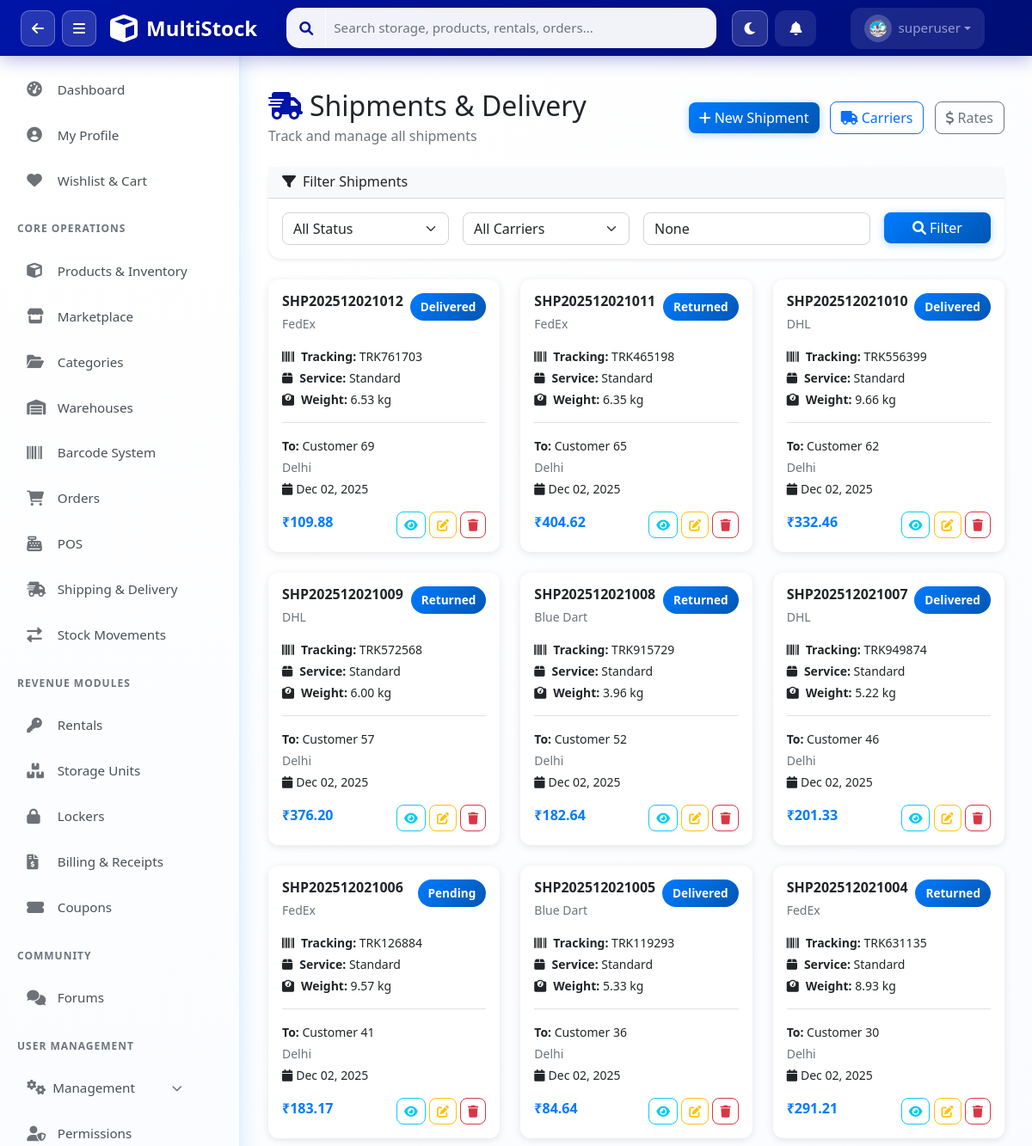
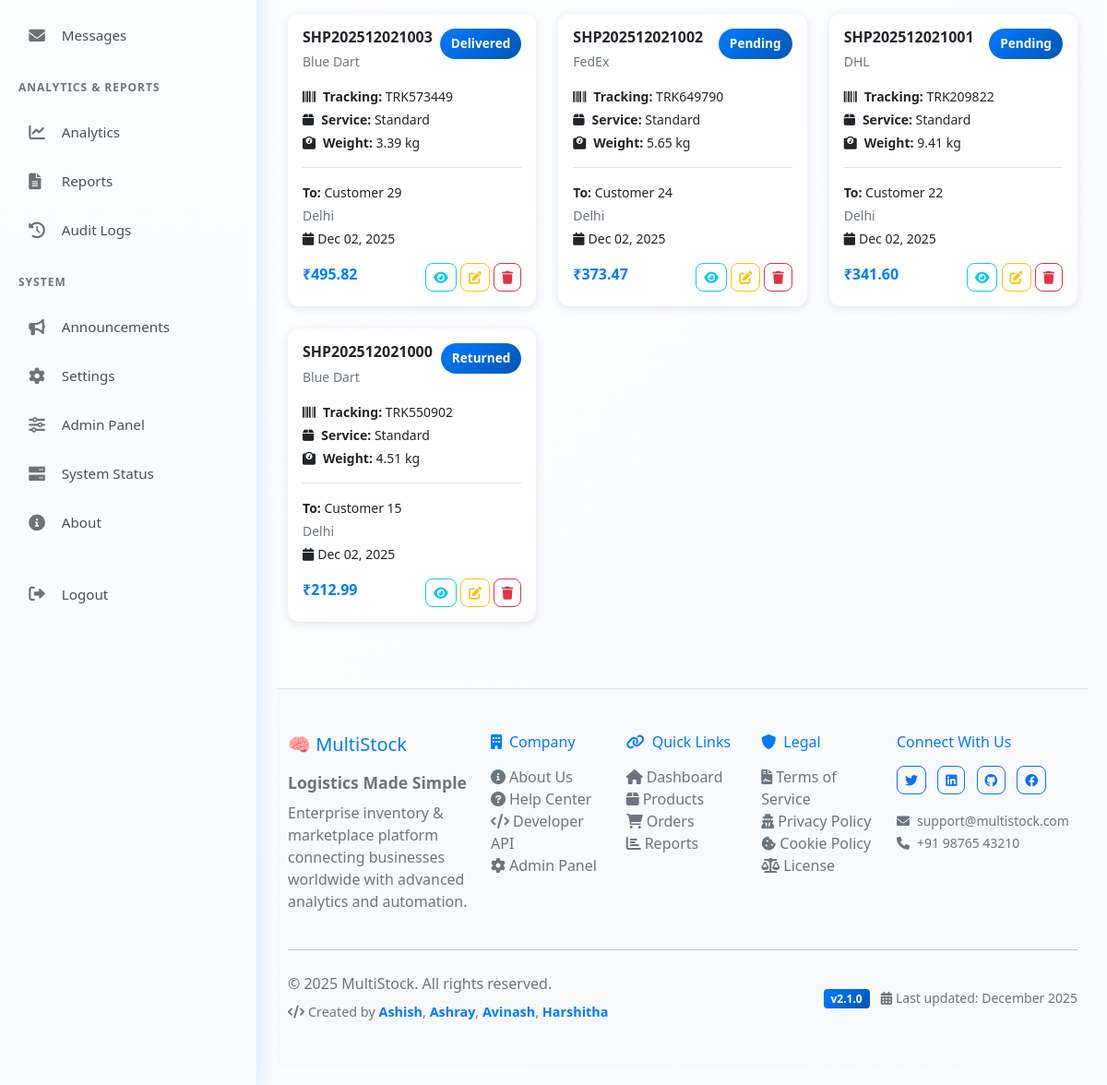
Page /shipping/ (signed in) on the committed database (2 pictures, top to bottom).
### apps/users/models.py (models this page shows, shortened)
class UserProfile(models.Model):
    ROLE_CHOICES = [
        ('superadmin', 'SuperAdmin'),
        ('admin', 'Admin'),
        ('manager', 'Manager'),
        ('staff', 'Staff'),
        ('customer', 'Customer'),
    ]
    user = models.OneToOneField(User, on_delete=models.CASCADE, related_name='profile')
    role = models.CharField(max_length=20, choices=ROLE_CHOICES, default='staff')
    phone = models.CharField(max_length=20, blank=True)
    department = models.CharField(max_length=100, blank=True)
    employee_id = models.CharField(max_length=50, blank=True, unique=True, null=True)
    avatar = models.ImageField(upload_to='avatars/', blank=True, null=True)
    avatar_url = models.CharField(max_length=500, blank=True, null=True)
    bio = models.TextField(blank=True)
    is_active = models.BooleanField(default=True)
    last_login_ip = models.GenericIPAddressField(blank=True, null=True)
    created_at = models.DateTimeField(auto_now_add=True)
    updated_at = models.DateTimeField(auto_now=True)
    class Meta:
        app_label = 'users'
        verbose_name = 'User Profile'
        verbose_name_plural = 'User Profiles'

### apps/shipping/models.py (models this page shows, shortened)
class Shipment(models.Model):
    STATUS_CHOICES = [
        ('pending', 'Pending'),
        ('processing', 'Processing'),
        ('picked', 'Picked Up'),
        ('in_transit', 'In Transit'),
        ('out_for_delivery', 'Out for Delivery'),
        ('delivered', 'Delivered'),
        ('failed', 'Failed'),
        ('returned', 'Returned'),
        ('cancelled', 'Cancelled'),
    ]
    shipment_number = models.CharField(max_length=50, unique=True)
    order = models.ForeignKey('orders.Order', on_delete=models.CASCADE, related_name='shipments')
    carrier = models.ForeignKey(Carrier, on_delete=models.SET_NULL, null=True)
    tracking_number = models.CharField(max_length=100, blank=True)
    service_type = models.CharField(max_length=100)
    status = models.CharField(max_length=20, choices=STATUS_CHOICES, default='pending')
    sender_name = models.CharField(max_length=200)
    sender_address = models.TextField()
    sender_city = models.CharField(max_length=100)
    sender_phone = models.CharField(max_length=20)
    recipient_name = models.CharField(max_length=200)
    recipient_address = models.TextField()
    recipient_city = models.CharField(max_length=100)
    recipient_phone = models.CharField(max_length=20)
    weight = models.DecimalField(max_digits=10, decimal_places=2)
    dimensions = models.CharField(max_length=100, blank=True)
    package_count = models.IntegerField(default=1)
    shipping_cost = models.DecimalField(max_digits=10, decimal_places=2)
    insurance_cost = models.DecimalField(max_digits=10, decimal_places=2, default=0)
    total_cost = models.DecimalField(max_digits=10, decimal_places=2)
    pickup_date = models.DateField(null=True, blank=True)
    estimated_delivery = models.DateField(null=True, blank=True)
    actual_delivery = models.DateTimeField(null=True, blank=True)
    notes = models.TextField(blank=True)
    created_by = models.ForeignKey(User, on_delete=models.SET_NULL, null=True)
    created_at = models.DateTimeField(auto_now_add=True)
    updated_at = models.DateTimeField(auto_now=True)
    class Meta:
        ordering = ['-created_at']

class Carrier(models.Model):
    name = models.CharField(max_length=100)
    code = models.CharField(max_length=50, unique=True)
    tracking_url = models.URLField(blank=True)
    contact_phone = models.CharField(max_length=20, blank=True)
    contact_email = models.EmailField(blank=True)
    is_active = models.BooleanField(default=True)
    logo = models.ImageField(upload_to='carriers/', blank=True, null=True)
    created_at = models.DateTimeField(auto_now_add=True)

### apps/shipping/views.py (the view)
# urls.py: path('', views.shipments_list, name='shipments_list'),
@require_permission('shipping', 'view')
def shipments_list(request):
    shipments = Shipment.objects.select_related('carrier', 'order').all()
    status = request.GET.get('status')
    carrier_id = request.GET.get('carrier')
    search = request.GET.get('search')
    if status:
        shipments = shipments.filter(status=status)
    if carrier_id:
        shipments = shipments.filter(carrier_id=carrier_id)
    if search:
        shipments = shipments.filter(shipment_number__icontains=search) | shipments.filter(tracking_number__icontains=search)
    carriers = Carrier.objects.filter(is_active=True)
    return render(request, 'shipping/shipments.html', {
        'shipments': shipments[:100],
        'carriers': carriers,
        'selected_status': status,
        'selected_carrier': carrier_id,
        'search': search,
    })

### apps/permissions/context_processors.py (called while the page is built)
def user_permissions(request):
    if not request.user.is_authenticated:
        return {'user_role': 'guest', 'permissions': {}}
    user_role = get_user_role(request.user)
    permissions = PERMISSION_MATRIX.get(user_role, {})
    return {
        'user_role': user_role,
        'permissions': permissions,
    }

### templates/shipping/shipments.html (shortened to what this page needs)
{% extends 'base.html' %}
{% block content %}
<div class="container-fluid py-4">
    <div class="d-flex justify-content-between align-items-center mb-4">
        <div>
            <h2 class="mb-1"><i class="fas fa-shipping-fast me-2" style="color:#0014A8"></i>Shipments & Delivery</h2>
            <p class="text-muted mb-0">Track and manage all shipments</p>
        </div>
        <div>
            <button class="btn btn-primary me-2" data-bs-toggle="modal" data-bs-target="#createShipmentModal"><i class="fas fa-plus me-1"></i>New Shipment</button>
            <a href="/shipping/carriers/" class="btn btn-outline-primary me-2"><i class="fas fa-truck me-1"></i>Carriers</a>
            <a href="/shipping/rates/" class="btn btn-outline-secondary"><i class="fas fa-dollar-sign me-1"></i>Rates</a>
        </div>
    </div>
    <div class="card mb-4 shadow-sm" style="border:none;border-radius:15px">
        <div class="card-header bg-light">
            <h6 class="mb-0"><i class="fas fa-filter me-2"></i>Filter Shipments</h6>
        </div>
        <div class="card-body">
            <form method="get" class="row g-3">
                <div class="col-md-3">
                    <select name="status" class="form-select">
                        <option value="">All Status</option>
                    </select>
                </div>
                <div class="col-md-3">
                    <select name="carrier" class="form-select">
                        <option value="">All Carriers</option>
                    </select>
                </div>
                <div class="col-md-4">
                    <input type="text" name="search" class="form-control" placeholder="Search by tracking number..." value="{{ search }}">
                </div>
                <div class="col-md-2">
                    <button type="submit" class="btn btn-primary w-100"><i class="fas fa-search me-1"></i>Filter</button>
                </div>
            </form>
        </div>
    </div>
    <div class="row g-4">
        {% for shipment in shipments %}
        <div class="col-md-6 col-lg-4">
            <div class="card shipment-card h-100">
                <div class="card-body">
                    <div class="d-flex justify-content-between align-items-start mb-3">
                        <div>
                            <h6 class="mb-1 fw-bold">{{ shipment.shipment_number }}</h6>
                            <small class="text-muted">{{ shipment.carrier.name }}</small>
                        </div>
                        <span class="status-badge bg-primary text-white">{{ shipment.get_status_display }}</span>
                    </div>
                    <div class="mb-3">
                        <p class="mb-1 small"><i class="fas fa-barcode me-2"></i><strong>Tracking:</strong> {{ shipment.tracking_number|default:"Not assigned" }}</p>
                        <p class="mb-1 small"><i class="fas fa-box me-2"></i><strong>Service:</strong> {{ shipment.service_type }}</p>
                        <p class="mb-1 small"><i class="fas fa-weight me-2"></i><strong>Weight:</strong> {{ shipment.weight }} kg</p>
                    </div>
                    <div class="border-top pt-3">
                        <p class="mb-1 small"><strong>To:</strong> {{ shipment.recipient_name }}</p>
                        <p class="mb-1 small text-muted">{{ shipment.recipient_city }}</p>
                        <p class="mb-0 small"><i class="fas fa-calendar me-1"></i>{{ shipment.created_at|date:"M d, Y" }}</p>
                    </div>
                    <div class="d-flex justify-content-between mt-3">
                        <span class="text-primary fw-bold">₹{{ shipment.total_cost }}</span>
                        <div>
                            <a href="/shipping/tracking/{{ shipment.id }}/" class="btn btn-sm btn-outline-info" title="View"><i class="fas fa-eye"></i></a>
                            <button class="btn btn-sm btn-outline-warning" onclick="editShipment({{ shipment.id }})" title="Edit"><i class="fas fa-edit"></i></button>
                            <a href="/shipping/{{ shipment.id }}/delete/" class="btn btn-sm btn-outline-danger" onclick="return confirm('Delete shipment?')" title="Delete"><i class="fas fa-trash"></i></a>
                        </div>
                    </div>
                </div>
            </div>
        </div>
        {% endfor %}
    </div>
</div>
{% endblock %}

### templates/components/navbar_actions.html (shortened to what this page needs)
<div class="navbar-nav d-flex align-items-center">
    <button class="btn btn-link text-white me-2 px-3 py-2 position-relative"
        style="border-radius: 12px; background: rgba(255,255,255,0.1); transition: all 0.3s ease;" title="Notifications"
        onclick="toggleNotifications()" id="notificationBtn">
        <i class="fas fa-bell" id="notificationIcon"></i>
    </button>
    <div class="nav-item dropdown">
        <a class="nav-link dropdown-toggle d-flex align-items-center" href="#" role="button" data-bs-toggle="dropdown"
            style="background: rgba(255,255,255,0.1); border-radius: 12px; padding: 8px 16px; transition: all 0.3s ease;">
            <div class="me-2"
                style="background: rgba(255,255,255,0.2); padding: 6px; border-radius: 50%; width: 32px; height: 32px; display: flex; align-items: center; justify-content: center;">
                {% with avatar_url=user.customer_profile.avatar_url|default:user.profile.avatar_url|default:'' %}
                    {% if avatar_url %}
                    <img src="{{ avatar_url }}" id="navbarUserPhoto" onerror="this.style.display='none';this.nextElementSibling.style.display='flex';"
                    style="width: 20px; height: 20px; border-radius: 50%; object-fit: cover;">
                    {% else %}
                    <i class="fas fa-user" style="font-size: 0.9rem;" id="navbarUserIcon"></i>
                    {% endif %}
                {% endwith %}
            </div>
            <span style="font-weight: 500;">{{ user.username }}</span>
        </a>
    </div>
</div>

### static/css/multistock.css (style rules this page uses)
.card { box-shadow: 0 0.125rem 0.25rem rgba(0, 0, 0, 0.075); }
.card { border: none; box-shadow: 0 4px 20px rgba(0, 123, 255, 0.08); background: white; border-radius: 12px; border-top: 3px solid #007bff; transition: all 0.3s ease; }
.btn-primary { background: linear-gradient(135deg, #007bff 0%, #0056b3 100%); border: none; border-radius: 8px; box-shadow: 0 2px 10px rgba(0, 123, 255, 0.3); transition: all 0.3s ease; }
body { background: linear-gradient(135deg, #ffffff 0%, #f8faff 100%); }
.text-primary { color: #007bff !important; }
.bg-primary { background: linear-gradient(135deg, #007bff 0%, #0056b3 100%) !important; }

### static/css/sidebar.css (style rules this page uses)
.nav-item, .nav-header { display: flex; align-items: center; padding: 0.85rem 1.2rem; color: #495057; text-decoration: none; transition: all 0.3s ease; cursor: pointer; border-radius: 10px; margin: 3px 12px; font-weight: 500; font-size: 0.95rem; }
body { display: flex; flex-direction: column; min-height: 100vh; }

### templates/shipping/shipments.html (style rules this page uses)
.shipment-card { border:none;border-radius:12px;box-shadow:0 2px 10px rgba(0,0,0,0.1);transition:all 0.3s }
.status-badge { padding:6px 12px;border-radius:20px;font-size:0.85rem;font-weight:600 }

### templates/base.html (style rules this page uses)
.btn { border-radius: 8px; font-weight: 500; }
.form-control, .form-select { border-radius: 8px; }

### rows in the picture
UserProfile: avatar_url (picture)
Shipment: shipment_number "SHP202512021012", carrier.name "FedEx", status "Delivered", tracking_number "TRK761703", service_type "Standard", weight "6.53", recipient_name "Customer 69", recipient_city "Delhi", created_at "Dec 02, 2025", total_cost "109.88"
Shipment: shipment_number "SHP202512021011", carrier.name "FedEx", status "Returned", tracking_number "TRK465198", service_type "Standard", weight "6.35", recipient_name "Customer 65", recipient_city "Delhi", created_at "Dec 02, 2025", total_cost "404.62"
Shipment: shipment_number "SHP202512021010", carrier.name "DHL", status "Delivered", tracking_number "TRK556399", service_type "Standard", weight "9.66", recipient_name "Customer 62", recipient_city "Delhi", created_at "Dec 02, 2025", total_cost "332.46"
Shipment: shipment_number "SHP202512021009", carrier.name "DHL", status "Returned", tracking_number "TRK572568", service_type "Standard", weight "6.00", recipient_name "Customer 57", recipient_city "Delhi", created_at "Dec 02, 2025", total_cost "376.20"
Shipment: shipment_number "SHP202512021008", carrier.name "Blue Dart", status "Returned", tracking_number "TRK915729", service_type "Standard", weight "3.96", recipient_name "Customer 52", recipient_city "Delhi", created_at "Dec 02, 2025", total_cost "182.64"
Shipment: shipment_number "SHP202512021007", carrier.name "DHL", status "Delivered", tracking_number "TRK949874", service_type "Standard", weight "5.22", recipient_name "Customer 46", recipient_city "Delhi", created_at "Dec 02, 2025", total_cost "201.33"
Shipment: shipment_number "SHP202512021006", carrier.name "FedEx", status "Pending", tracking_number "TRK126884", service_type "Standard", weight "9.57", recipient_name "Customer 41", recipient_city "Delhi", created_at "Dec 02, 2025", total_cost "183.17"
Shipment: shipment_number "SHP202512021005", carrier.name "Blue Dart", status "Delivered", tracking_number "TRK119293", service_type "Standard", weight "5.33", recipient_name "Customer 36", recipient_city "Delhi", created_at "Dec 02, 2025", total_cost "84.64"
Shipment: shipment_number "SHP202512021004", carrier.name "FedEx", status "Returned", tracking_number "TRK631135", service_type "Standard", weight "8.93", recipient_name "Customer 30", recipient_city "Delhi", created_at "Dec 02, 2025", total_cost "291.21"
Shipment: shipment_number "SHP202512021003", carrier.name "Blue Dart", status "Delivered", tracking_number "TRK573449", service_type "Standard", weight "3.39", recipient_name "Customer 29", recipient_city "Delhi", created_at "Dec 02, 2025", total_cost "495.82"
Shipment: shipment_number "SHP202512021002", carrier.name "FedEx", status "Pending", tracking_number "TRK649790", service_type "Standard", weight "5.65", recipient_name "Customer 24", recipient_city "Delhi", created_at "Dec 02, 2025", total_cost "373.47"
Shipment: shipment_number "SHP202512021001", carrier.name "DHL", status "Pending", tracking_number "TRK209822", service_type "Standard", weight "9.41", recipient_name "Customer 22", recipient_city "Delhi", created_at "Dec 02, 2025", total_cost "341.60"
Shipment: shipment_number "SHP202512021000", carrier.name "Blue Dart", status "Returned", tracking_number "TRK550902", service_type "Standard", weight "4.51", recipient_name "Customer 15", recipient_city "Delhi", created_at "Dec 02, 2025", total_cost "212.99"

### other values in the picture
{{ user.username }} "superuser"
